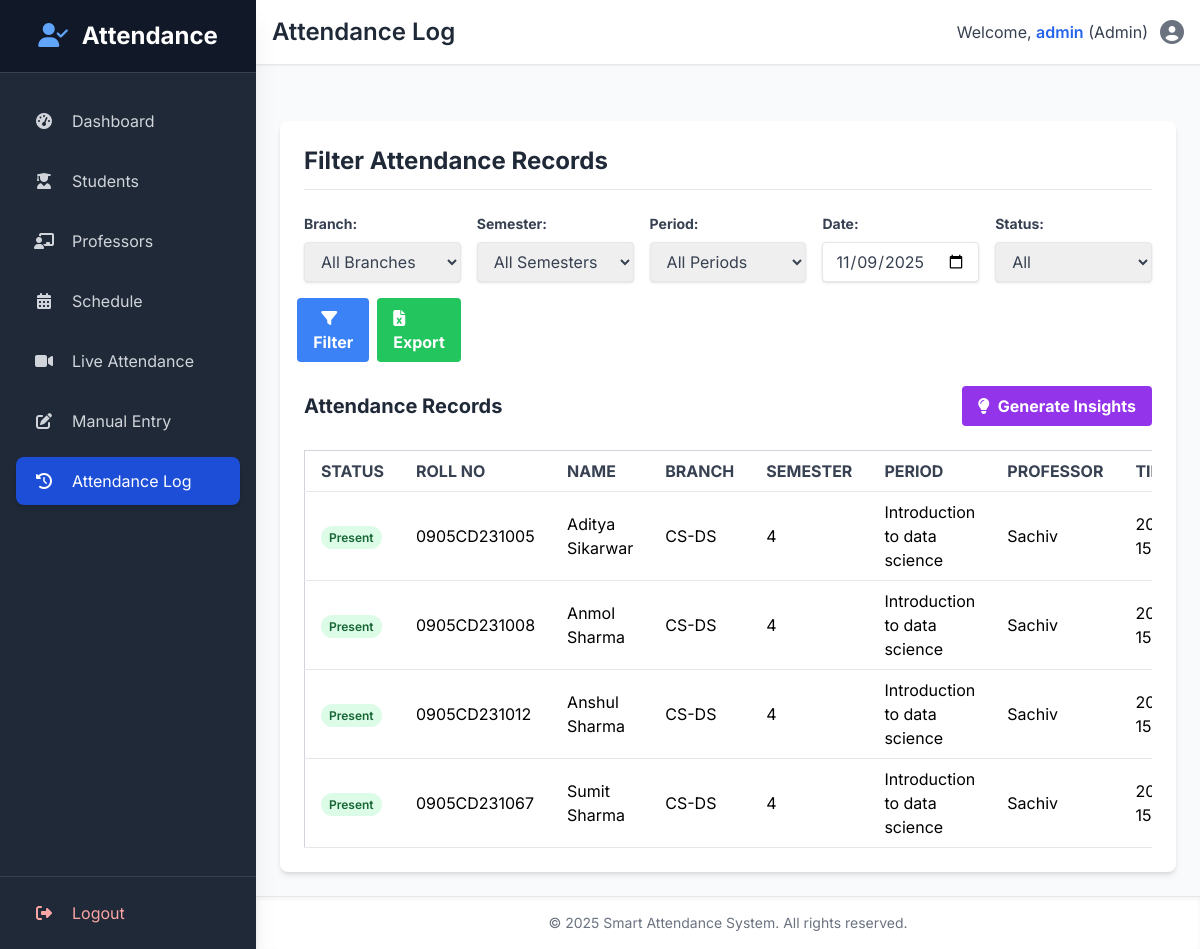
The app's page /log (signed in) with its own data.
### tables this page shows
CREATE TABLE attendance_logs (
        log_id INTEGER PRIMARY KEY AUTOINCREMENT,
        student_roll_no TEXT NOT NULL,
        student_name TEXT,
        period_name TEXT NOT NULL,
        prof_name TEXT,
        timestamp DATETIME DEFAULT CURRENT_TIMESTAMP,
        FOREIGN KEY (student_roll_no) REFERENCES students (roll_no)
    );

CREATE TABLE students (
        roll_no TEXT PRIMARY KEY,
        name TEXT NOT NULL,
        branch TEXT,
        semester INTEGER,
        admission_year INTEGER,
        subject TEXT,
        face_encoding BLOB
    , gender TEXT, age INTEGER);

### app.py (the view)
@app.route('/log', methods=['GET'])
@login_required
@role_required(roles=['admin', 'professor'])
def view_attendance_log():
    filter_branch = request.args.get('branch')
    filter_semester = request.args.get('semester')
    filter_period_id = request.args.get('period_id')
    filter_date_str = request.args.get('date')
    filter_status = request.args.get('status', 'all') # Default to 'all' status
    current_filters = {
        'branch': filter_branch,
        'semester': filter_semester,
        'period_id': filter_period_id,
        'date': filter_date_str,
        'status': filter_status # Pass the status filter
    }
    log_entries = get_attendance_data_for_display(current_filters)
    conn = get_db() # Get a connection for dropdowns
    available_branches = get_distinct_from_db('branch', 'students')
    available_semesters = get_distinct_from_db('semester', 'students')
    schedule_periods = conn.execute("SELECT period_id, period_name, start_time, end_time FROM schedule ORDER BY period_name").fetchall()
    conn.close() # Close connection after getting dropdown data
    return render_template(
        'log.html',
        logs=log_entries,
        schedule_periods=schedule_periods,
        available_branches=available_branches,
        available_semesters=available_semesters,
        filters=current_filters # Pass the 'filters' dictionary
    )

### app.py (called while the page is built, shortened)
def db_connect():
    conn = sqlite3.connect(DB_FILE, timeout=10)
    conn.row_factory = sqlite3.Row
    return conn

def get_db():
    db = getattr(g, '_database', None)
    if db is None:
        db = g._database = sqlite3.connect(DB_FILE, timeout=10)
        db.row_factory = sqlite3.Row
    return db

@app.teardown_appcontext
def close_connection(exception):
    db = getattr(g, '_database', None)
    if db is not None:
        db.close()

def login_required(f):
    @wraps(f)
    def decorated_function(*args, **kwargs):
        if 'logged_in' not in session or not session['logged_in']:
            flash('Please log in to access this page.', 'warning')
            return redirect(url_for('login'))
        return f(*args, **kwargs)
    return decorated_function

def role_required(roles):
    def decorator(f):
        @wraps(f)
        def decorated_function(*args, **kwargs):
            if 'logged_in' not in session or not session['logged_in']:
                flash('Please log in to access this page.', 'warning')
                return redirect(url_for('login'))
            return f(*args, **kwargs)
        return decorated_function
    return decorator

def get_distinct_from_db(column_name, table_name='students'):
    try:
        with db_connect() as conn:
            cursor = conn.cursor()
            if column_name in ['semester', 'admission_year']:
                query = f"SELECT DISTINCT {column_name} FROM {table_name} WHERE {column_name} IS NOT NULL ORDER BY CAST({column_name} AS INTEGER)"
            else:
                query = f"SELECT DISTINCT {column_name} FROM {table_name} WHERE {column_name} IS NOT NULL ORDER BY {column_name}"
            cursor.execute(query)
            return [item[0] for item in cursor.fetchall()]
    except sqlite3.OperationalError as e:
        print(f"DB Error fetching distinct {column_name} from {table_name}: {e}.")
        return []
    except Exception as e:
        print(f"An unexpected error occurred while fetching distinct {column_name} from {table_name}: {e}")
        return []

@app.context_processor
def inject_now():
    return {'now': datetime.now()}

### templates/log.html (shortened to what this page needs)
{% extends "layout.html" %}
{% block page_title %}Attendance Log{% endblock %}
{% block content %}
<div class="container mx-auto p-6 bg-white rounded-lg shadow-md mt-8">
    <h2 class="text-2xl font-bold text-gray-800 mb-6 border-b pb-3">Filter Attendance Records</h2>
    <form method="GET" action="{{ url_for('view_attendance_log') }}" class="mb-6">
        <div class="grid grid-cols-1 md:grid-cols-2 lg:grid-cols-5 gap-4 items-end">
            <div>
                <label for="branch" class="block text-gray-700 text-sm font-bold mb-2">Branch:</label>
                <select name="branch" id="branch" class="shadow border rounded w-full py-2 px-3 text-gray-700 leading-tight focus:outline-none focus:shadow-outline">
                    <option value="all">All Branches</option>
                </select>
            </div>
            <div>
                <label for="semester" class="block text-gray-700 text-sm font-bold mb-2">Semester:</label>
                <select name="semester" id="semester" class="shadow border rounded w-full py-2 px-3 text-gray-700 leading-tight focus:outline-none focus:shadow-outline">
                    <option value="all">All Semesters</option>
                </select>
            </div>
            <div>
                <label for="period_id" class="block text-gray-700 text-sm font-bold mb-2">Period:</label>
                <select name="period_id" id="period_id" class="shadow border rounded w-full py-2 px-3 text-gray-700 leading-tight focus:outline-none focus:shadow-outline">
                    <option value="all">All Periods</option>
                </select>
            </div>
            <div>
                <label for="date" class="block text-gray-700 text-sm font-bold mb-2">Date:</label>
                <input type="date" name="date" id="date" class="shadow border rounded w-full py-2 px-3 text-gray-700 leading-tight focus:outline-none focus:shadow-outline" value="{{ filters.date }}">
            </div>
            <div>
                <label for="status" class="block text-gray-700 text-sm font-bold mb-2">Status:</label>
                <select name="status" id="status" class="shadow border rounded w-full py-2 px-3 text-gray-700 leading-tight focus:outline-none focus:shadow-outline">
                    <option value="all" {% if filters.status == 'all' %}selected{% endif %}>All</option>
                </select>
            </div>
            <div class="col-span-full lg:col-span-1 flex items-end justify-end space-x-2 mt-4 lg:mt-0">
                <button type="submit" class="bg-blue-500 hover:bg-blue-700 text-white font-bold py-2 px-4 rounded focus:outline-none focus:shadow-outline flex-grow">
                    <i class="fas fa-filter mr-2"></i> Filter
                </button>
                <a href="{{ url_for('export_attendance', branch=filters.branch, semester=filters.semester, period_id=filters.period_id, date=filters.date, status=filters.status) }}" class="bg-green-500 hover:bg-green-700 text-white font-bold py-2 px-4 rounded focus:outline-none focus:shadow-outline flex-grow">
                    <i class="fas fa-file-excel mr-2"></i> Export
                </a>
            </div>
        </div>
    </form>
    <div class="flex items-center justify-between mb-6">
        <h3 class="text-xl font-bold text-gray-800">Attendance Records</h3>
        <button id="generate-insights-btn" class="bg-purple-600 hover:bg-purple-700 text-white font-bold py-2 px-4 rounded focus:outline-none focus:shadow-outline flex items-center">
            <i class="fas fa-lightbulb mr-2"></i> Generate Insights
        </button>
    </div>
    <div class="overflow-x-auto">
        <table class="min-w-full bg-white border border-gray-300">
            <thead>
                <tr>
                    <th class="py-2 px-4 border-b text-left text-gray-700">STATUS</th> <th class="py-2 px-4 border-b text-left text-gray-700">ROLL NO</th>
                    <th class="py-2 px-4 border-b text-left text-gray-700">NAME</th>
                    <th class="py-2 px-4 border-b text-left text-gray-700">BRANCH</th> <th class="py-2 px-4 border-b text-left text-gray-700">SEMESTER</th> <th class="py-2 px-4 border-b text-left text-gray-700">PERIOD</th>
                    <th class="py-2 px-4 border-b text-left text-gray-700">PROFESSOR</th>
                    <th class="py-2 px-4 border-b text-left text-gray-700">TIMESTAMP</th>
                </tr>
            </thead>
            <tbody>
                {% for log in logs %}
                <tr class="hover:bg-gray-50">
                    <td class="py-2 px-4 border-b">
                        <span class="px-2 py-1 rounded-full text-xs font-semibold
                            {% if log.status == 'Present' %}bg-green-100 text-green-800{% else %}bg-red-100 text-red-800{% endif %}">
                            {{ log.status }}
                        </span>
                    </td>
                    <td class="py-2 px-4 border-b">{{ log.student_roll_no }}</td>
                    <td class="py-2 px-4 border-b">{{ log.student_name }}</td>
                    <td class="py-2 px-4 border-b">{{ log.student_branch if log.student_branch else 'N/A' }}</td>
                    <td class="py-2 px-4 border-b">{{ log.student_semester if log.student_semester else 'N/A' }}</td>
                    <td class="py-2 px-4 border-b">{{ log.period_name }}</td>
                    <td class="py-2 px-4 border-b">{{ log.prof_name }}</td>
                    <td class="py-2 px-4 border-b">{{ log.timestamp }}</td>
                </tr>
                {% else %}
                <tr>
                    <td colspan="9" class="py-4 px-4 text-center text-gray-500">No attendance records found for the selected filters.</td>
                </tr>
                {% endfor %}
            </tbody>
        </table>
    </div>
</div>
{% endblock %}

### templates/layout.html (style rules this page uses)
body { font-family: 'Inter', sans-serif; }

### records on screen
attendance_logs: student_roll_no "0905CD231005", student_name "Aditya Sikarwar", period_name "Introduction to data science", prof_name "Sachiv"
students: branch "CS-DS"
attendance_logs: student_roll_no "0905CD231008", student_name "Anmol Sharma", period_name "Introduction to data science", prof_name "Sachiv"
students: branch "CS-DS"
attendance_logs: student_roll_no "0905CD231012", student_name "Anshul Sharma", period_name "Introduction to data science", prof_name "Sachiv"
students: branch "CS-DS"
attendance_logs: student_roll_no "0905CD231067", student_name "Sumit Sharma", period_name "Introduction to data science", prof_name "Sachiv"
students: branch "CS-DS"

### other values on screen
{{ session.username }} "admin"
{{ session.role }} "Admin"
{{ log.status }} "Present" "Present" "Present" "Present"
{{ log.student_semester if log.student_semester else 'N/A' }} "4" "4" "4" "4"
